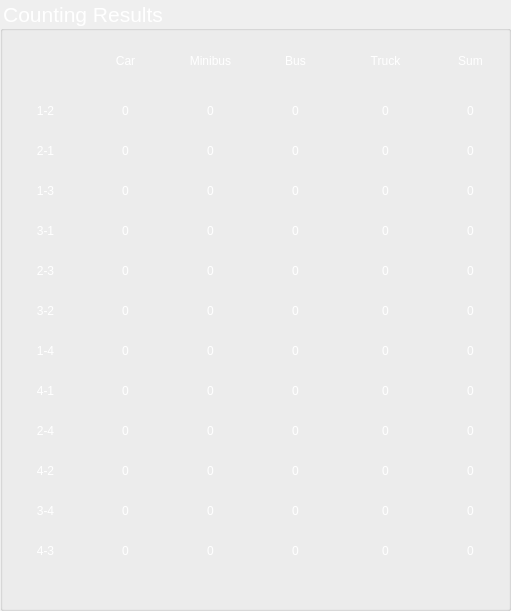
  <widget class="QGroupBox" name="count">
   <property name="geometry">
    <rect>
     <x>860</x>
     <y>10</y>
     <width>511</width>
     <height>611</height>
    </rect>
   </property>
   <property name="font">
    <font>
     <pointsize>16</pointsize>
    </font>
   </property>
   <property name="styleSheet">
    <string notr="true">color:white;
</string>
   </property>
   <property name="title">
    <string>Counting Results</string>
   </property>
   <widget class="QLabel" name="Car">
    <property name="geometry">
     <rect>
      <x>100</x>
      <y>50</y>
      <width>51</width>
      <height>21</height>
     </rect>
    </property>
    <property name="styleSheet">
     <string notr="true">background:None</string>
    </property>
    <property name="text">
     <string>Car</string>
    </property>
    <property name="alignment">
     <set>Qt::AlignCenter</set>
    </property>
   </widget>
   <widget class="QLabel" name="Bus">
    <property name="geometry">
     <rect>
      <x>270</x>
      <y>50</y>
      <width>51</width>
      <height>21</height>
     </rect>
    </property>
    <property name="styleSheet">
     <string notr="true">background:None</string>
    </property>
    <property name="text">
     <string>Bus</string>
    </property>
    <property name="alignment">
     <set>Qt::AlignCenter</set>
    </property>
   </widget>
   <widget class="QLabel" name="Truck">
    <property name="geometry">
     <rect>
      <x>360</x>
      <y>50</y>
      <width>51</width>
      <height>21</height>
     </rect>
    </property>
    <property name="styleSheet">
     <string notr="true">background:None</string>
    </property>
    <property name="text">
     <string>Truck</string>
    </property>
    <property name="alignment">
     <set>Qt::AlignCenter</set>
    </property>
   </widget>
   <widget class="QLabel" name="Minibus">
    <property name="geometry">
     <rect>
      <x>180</x>
      <y>50</y>
      <width>61</width>
      <height>21</height>
     </rect>
    </property>
    <property name="styleSheet">
     <string notr="true">background:None</string>
    </property>
    <property name="text">
     <string>Minibus</string>
    </property>
    <property name="alignment">
     <set>Qt::AlignCenter</set>
    </property>
   </widget>
   <widget class="QLabel" name="Sum">
    <property name="geometry">
     <rect>
      <x>440</x>
      <y>50</y>
      <width>61</width>
      <height>21</height>
     </rect>
    </property>
    <property name="styleSheet">
     <string notr="true">background:None</string>
    </property>
    <property name="text">
     <string>Sum</string>
    </property>
    <property name="alignment">
     <set>Qt::AlignCenter</set>
    </property>
   </widget>
   <widget class="QLabel" name="truck_1_2">
    <property name="geometry">
     <rect>
      <x>360</x>
      <y>100</y>
      <width>51</width>
      <height>21</height>
     </rect>
    </property>
    <property name="styleSheet">
     <string notr="true">background:None</string>
    </property>
    <property name="text">
     <string>0</string>
    </property>
    <property name="alignment">
     <set>Qt::AlignCenter</set>
    </property>
   </widget>
   <widget class="QLabel" name="minibus_1_2">
    <property name="geometry">
     <rect>
      <x>180</x>
      <y>100</y>
      <width>61</width>
      <height>21</height>
     </rect>
    </property>
    <property name="styleSheet">
     <string notr="true">background:None</string>
    </property>
    <property name="text">
     <string>0</string>
    </property>
    <property name="alignment">
     <set>Qt::AlignCenter</set>
    </property>
   </widget>
   <widget class="QLabel" name="bus_1_2">
    <property name="geometry">
     <rect>
      <x>270</x>
      <y>100</y>
      <width>51</width>
      <height>21</height>
     </rect>
    </property>
    <property name="styleSheet">
     <string notr="true">background:None</string>
    </property>
    <property name="text">
     <string>0</string>
    </property>
    <property name="alignment">
     <set>Qt::AlignCenter</set>
    </property>
   </widget>
   <widget class="QLabel" name="car_1_2">
    <property name="geometry">
     <rect>
      <x>100</x>
      <y>100</y>
      <width>51</width>
      <height>21</height>
     </rect>
    </property>
    <property name="styleSheet">
     <string notr="true">background:None</string>
    </property>
    <property name="text">
     <string>0</string>
    </property>
    <property name="alignment">
     <set>Qt::AlignCenter</set>
    </property>
   </widget>
   <widget class="QLabel" name="sum_1_2">
    <property name="geometry">
     <rect>
      <x>440</x>
      <y>100</y>
      <width>61</width>
      <height>21</height>
     </rect>
    </property>
    <property name="styleSheet">
     <string notr="true">background:None</string>
    </property>
    <property name="text">
     <string>0</string>
    </property>
    <property name="alignment">
     <set>Qt::AlignCenter</set>
    </property>
   </widget>
   <widget class="QLabel" name="car_2_1">
    <property name="geometry">
     <rect>
      <x>100</x>
      <y>140</y>
      <width>51</width>
      <height>21</height>
     </rect>
    </property>
    <property name="styleSheet">
     <string notr="true">background:None</string>
    </property>
    <property name="text">
     <string>0</string>
    </property>
    <property name="alignment">
     <set>Qt::AlignCenter</set>
    </property>
   </widget>
   <widget class="QLabel" name="minibus_2_1">
    <property name="geometry">
     <rect>
      <x>180</x>
      <y>140</y>
      <width>61</width>
      <height>21</height>
     </rect>
    </property>
    <property name="styleSheet">
     <string notr="true">background:None</string>
    </property>
    <property name="text">
     <string>0</string>
    </property>
    <property name="alignment">
     <set>Qt::AlignCenter</set>
    </property>
   </widget>
   <widget class="QLabel" name="sum_2_1">
    <property name="geometry">
     <rect>
      <x>440</x>
      <y>140</y>
      <width>61</width>
      <height>21</height>
     </rect>
    </property>
    <property name="styleSheet">
     <string notr="true">background:None</string>
    </property>
    <property name="text">
     <string>0</string>
    </property>
    <property name="alignment">
     <set>Qt::AlignCenter</set>
    </property>
   </widget>
   <widget class="QLabel" name="bus_2_1">
    <property name="geometry">
     <rect>
      <x>270</x>
      <y>140</y>
      <width>51</width>
      <height>21</height>
     </rect>
    </property>
    <property name="styleSheet">
     <string notr="true">background:None</string>
    </property>
    <property name="text">
     <string>0</string>
    </property>
    <property name="alignment">
     <set>Qt::AlignCenter</set>
    </property>
   </widget>
   <widget class="QLabel" name="truck_2_1">
    <property name="geometry">
     <rect>
      <x>360</x>
      <y>140</y>
      <width>51</width>
      <height>21</height>
     </rect>
    </property>
    <property name="styleSheet">
     <string notr="true">background:None</string>
    </property>
    <property name="text">
     <string>0</string>
    </property>
    <property name="alignment">
     <set>Qt::AlignCenter</set>
    </property>
   </widget>
   <widget class="QLabel" name="truck_1_3">
    <property name="geometry">
     <rect>
      <x>360</x>
      <y>180</y>
      <width>51</width>
      <height>21</height>
     </rect>
    </property>
    <property name="styleSheet">
     <string notr="true">background:None</string>
    </property>
    <property name="text">
     <string>0</string>
    </property>
    <property name="alignment">
     <set>Qt::AlignCenter</set>
    </property>
   </widget>
   <widget class="QLabel" name="minibus_1_3">
    <property name="geometry">
     <rect>
      <x>180</x>
      <y>180</y>
      <width>61</width>
      <height>21</height>
     </rect>
    </property>
    <property name="styleSheet">
     <string notr="true">background:None</string>
    </property>
    <property name="text">
     <string>0</string>
    </property>
    <property name="alignment">
     <set>Qt::AlignCenter</set>
    </property>
   </widget>
   <widget class="QLabel" name="bus_1_3">
    <property name="geometry">
     <rect>
      <x>270</x>
      <y>180</y>
      <width>51</width>
      <height>21</height>
     </rect>
    </property>
    <property name="styleSheet">
     <string notr="true">background:None</string>
    </property>
    <property name="text">
     <string>0</string>
    </property>
    <property name="alignment">
     <set>Qt::AlignCenter</set>
    </property>
   </widget>
   <widget class="QLabel" name="car_1_3">
    <property name="geometry">
     <rect>
      <x>100</x>
      <y>180</y>
      <width>51</width>
      <height>21</height>
     </rect>
    </property>
    <property name="styleSheet">
     <string notr="true">background:None</string>
    </property>
    <property name="text">
     <string>0</string>
    </property>
    <property name="alignment">
     <set>Qt::AlignCenter</set>
    </property>
   </widget>
   <widget class="QLabel" name="sum_1_3">
    <property name="geometry">
     <rect>
      <x>440</x>
      <y>180</y>
      <width>61</width>
      <height>21</height>
     </rect>
    </property>
    <property name="styleSheet">
     <string notr="true">background:None</string>
    </property>
    <property name="text">
     <string>0</string>
    </property>
    <property name="alignment">
     <set>Qt::AlignCenter</set>
    </property>
   </widget>
   <widget class="QLabel" name="truck_3_1">
    <property name="geometry">
     <rect>
      <x>360</x>
      <y>220</y>
      <width>51</width>
      <height>21</height>
     </rect>
    </property>
    <property name="styleSheet">
     <string notr="true">background:None</string>
    </property>
    <property name="text">
     <string>0</string>
    </property>
    <property name="alignment">
     <set>Qt::AlignCenter</set>
    </property>
   </widget>
   <widget class="QLabel" name="minibus_3_1">
    <property name="geometry">
     <rect>
      <x>180</x>
      <y>220</y>
      <width>61</width>
      <height>21</height>
     </rect>
    </property>
    <property name="styleSheet">
     <string notr="true">background:None</string>
    </property>
    <property name="text">
     <string>0</string>
    </property>
    <property name="alignment">
     <set>Qt::AlignCenter</set>
    </property>
   </widget>
   <widget class="QLabel" name="bus_3_1">
    <property name="geometry">
     <rect>
      <x>270</x>
      <y>220</y>
      <width>51</width>
      <height>21</height>
     </rect>
    </property>
    <property name="styleSheet">
     <string notr="true">background:None</string>
    </property>
    <property name="text">
     <string>0</string>
    </property>
    <property name="alignment">
     <set>Qt::AlignCenter</set>
    </property>
   </widget>
   <widget class="QLabel" name="car_3_1">
    <property name="geometry">
     <rect>
      <x>100</x>
      <y>220</y>
      <width>51</width>
      <height>21</height>
     </rect>
    </property>
    <property name="styleSheet">
     <string notr="true">background:None</string>
    </property>
    <property name="text">
     <string>0</string>
    </property>
    <property name="alignment">
     <set>Qt::AlignCenter</set>
    </property>
   </widget>
   <widget class="QLabel" name="sum_3_1">
    <property name="geometry">
     <rect>
      <x>440</x>
      <y>220</y>
      <width>61</width>
      <height>21</height>
     </rect>
    </property>
    <property name="styleSheet">
     <string notr="true">background:None</string>
    </property>
    <property name="text">
     <string>0</string>
    </property>
    <property name="alignment">
     <set>Qt::AlignCenter</set>
    </property>
   </widget>
   <widget class="QLabel" name="bus_1_4">
    <property name="geometry">
     <rect>
      <x>270</x>
      <y>340</y>
      <width>51</width>
      <height>21</height>
     </rect>
    </property>
    <property name="styleSheet">
     <string notr="true">background:None</string>
    </property>
    <property name="text">
     <string>0</string>
    </property>
    <property name="alignment">
     <set>Qt::AlignCenter</set>
    </property>
   </widget>
   <widget class="QLabel" name="car_1_4">
    <property name="geometry">
     <rect>
      <x>100</x>
      <y>340</y>
      <width>51</width>
      <height>21</height>
     </rect>
    </property>
    <property name="styleSheet">
     <string notr="true">background:None</string>
    </property>
    <property name="text">
     <string>0</string>
    </property>
    <property name="alignment">
     <set>Qt::AlignCenter</set>
    </property>
   </widget>
   <widget class="QLabel" name="minibus_1_4">
    <property name="geometry">
     <rect>
      <x>180</x>
      <y>340</y>
      <width>61</width>
      <height>21</height>
     </rect>
    </property>
    <property name="styleSheet">
     <string notr="true">background:None</string>
    </property>
    <property name="text">
     <string>0</string>
    </property>
    <property name="alignment">
     <set>Qt::AlignCenter</set>
    </property>
   </widget>
   <widget class="QLabel" name="sum_1_4">
    <property name="geometry">
     <rect>
      <x>440</x>
      <y>340</y>
      <width>61</width>
      <height>21</height>
     </rect>
    </property>
    <property name="styleSheet">
     <string notr="true">background:None</string>
    </property>
    <property name="text">
     <string>0</string>
    </property>
    <property name="alignment">
     <set>Qt::AlignCenter</set>
    </property>
   </widget>
   <widget class="QLabel" name="truck_1_4">
    <property name="geometry">
     <rect>
      <x>360</x>
      <y>340</y>
      <width>51</width>
      <height>21</height>
     </rect>
    </property>
    <property name="styleSheet">
     <string notr="true">background:None</string>
    </property>
    <property name="text">
     <string>0</string>
    </property>
    <property name="alignment">
     <set>Qt::AlignCenter</set>
    </property>
   </widget>
   <widget class="QLabel" name="car_4_1">
    <property name="geometry">
     <rect>
      <x>100</x>
      <y>380</y>
      <width>51</width>
      <height>21</height>
     </rect>
    </property>
    <property name="styleSheet">
     <string notr="true">background:None</string>
    </property>
    <property name="text">
     <string>0</string>
    </property>
    <property name="alignment">
     <set>Qt::AlignCenter</set>
    </property>
   </widget>
   <widget class="QLabel" name="bus_4_1">
    <property name="geometry">
     <rect>
      <x>270</x>
      <y>380</y>
      <width>51</width>
      <height>21</height>
     </rect>
    </property>
    <property name="styleSheet">
     <string notr="true">background:None</string>
    </property>
    <property name="text">
     <string>0</string>
    </property>
    <property name="alignment">
     <set>Qt::AlignCenter</set>
    </property>
   </widget>
   <widget class="QLabel" name="minibus_4_1">
    <property name="geometry">
     <rect>
      <x>180</x>
      <y>380</y>
      <width>61</width>
      <height>21</height>
     </rect>
    </property>
    <property name="styleSheet">
     <string notr="true">background:None</string>
    </property>
    <property name="text">
     <string>0</string>
    </property>
    <property name="alignment">
     <set>Qt::AlignCenter</set>
    </property>
   </widget>
   <widget class="QLabel" name="truck_4_1">
    <property name="geometry">
     <rect>
      <x>360</x>
      <y>380</y>
      <width>51</width>
      <height>21</height>
     </rect>
    </property>
    <property name="styleSheet">
     <string notr="true">background:None</string>
    </property>
    <property name="text">
     <string>0</string>
    </property>
    <property name="alignment">
     <set>Qt::AlignCenter</set>
    </property>
   </widget>
   <widget class="QLabel" name="sum_4_1">
    <property name="geometry">
     <rect>
      <x>440</x>
      <y>380</y>
      <width>61</width>
      <height>21</height>
     </rect>
    </property>
    <property name="styleSheet">
     <string notr="true">background:None</string>
    </property>
    <property name="text">
     <string>0</string>
    </property>
    <property name="alignment">
     <set>Qt::AlignCenter</set>
    </property>
   </widget>
   <widget class="QLabel" name="car_2_3">
    <property name="geometry">
     <rect>
      <x>100</x>
      <y>260</y>
      <width>51</width>
      <height>21</height>
     </rect>
    </property>
    <property name="styleSheet">
     <string notr="true">background:None</string>
    </property>
    <property name="text">
     <string>0</string>
    </property>
    <property name="alignment">
     <set>Qt::AlignCenter</set>
    </property>
   </widget>
   <widget class="QLabel" name="bus_2_3">
    <property name="geometry">
     <rect>
      <x>270</x>
      <y>260</y>
      <width>51</width>
      <height>21</height>
     </rect>
    </property>
    <property name="styleSheet">
     <string notr="true">background:None</string>
    </property>
    <property name="text">
     <string>0</string>
    </property>
    <property name="alignment">
     <set>Qt::AlignCenter</set>
    </property>
   </widget>
   <widget class="QLabel" name="minibus_2_3">
    <property name="geometry">
     <rect>
      <x>180</x>
      <y>260</y>
      <width>61</width>
      <height>21</height>
     </rect>
    </property>
    <property name="styleSheet">
     <string notr="true">background:None</string>
    </property>
    <property name="text">
     <string>0</string>
    </property>
    <property name="alignment">
     <set>Qt::AlignCenter</set>
    </property>
   </widget>
   <widget class="QLabel" name="truck_2_3">
    <property name="geometry">
     <rect>
      <x>360</x>
      <y>260</y>
      <width>51</width>
      <height>21</height>
     </rect>
    </property>
    <property name="styleSheet">
     <string notr="true">background:None</string>
    </property>
    <property name="text">
     <string>0</string>
    </property>
    <property name="alignment">
     <set>Qt::AlignCenter</set>
    </property>
   </widget>
   <widget class="QLabel" name="sum_2_3">
    <property name="geometry">
     <rect>
      <x>440</x>
      <y>260</y>
      <width>61</width>
      <height>21</height>
     </rect>
    </property>
    <property name="styleSheet">
     <string notr="true">background:None</string>
    </property>
    <property name="text">
     <string>0</string>
    </property>
    <property name="alignment">
     <set>Qt::AlignCenter</set>
    </property>
   </widget>
   <widget class="QLabel" name="minibus_3_2">
    <property name="geometry">
     <rect>
      <x>180</x>
      <y>300</y>
      <width>61</width>
      <height>21</height>
     </rect>
    </property>
    <property name="styleSheet">
     <string notr="true">background:None</string>
    </property>
    <property name="text">
     <string>0</string>
    </property>
    <property name="alignment">
     <set>Qt::AlignCenter</set>
    </property>
   </widget>
   <widget class="QLabel" name="sum_3_2">
    <property name="geometry">
     <rect>
      <x>440</x>
      <y>300</y>
      <width>61</width>
      <height>21</height>
     </rect>
    </property>
    <property name="styleSheet">
     <string notr="true">background:None</string>
    </property>
    <property name="text">
     <string>0</string>
    </property>
    <property name="alignment">
     <set>Qt::AlignCenter</set>
    </property>
   </widget>
   <widget class="QLabel" name="bus_3_2">
    <property name="geometry">
     <rect>
      <x>270</x>
      <y>300</y>
      <width>51</width>
      <height>21</height>
     </rect>
    </property>
    <property name="styleSheet">
     <string notr="true">background:None</string>
    </property>
    <property name="text">
     <string>0</string>
    </property>
    <property name="alignment">
     <set>Qt::AlignCenter</set>
    </property>
   </widget>
   <widget class="QLabel" name="truck_3_2">
    <property name="geometry">
     <rect>
      <x>360</x>
      <y>300</y>
      <width>51</width>
      <height>21</height>
     </rect>
    </property>
    <property name="styleSheet">
     <string notr="true">background:None</string>
    </property>
    <property name="text">
     <string>0</string>
    </property>
    <property name="alignment">
     <set>Qt::AlignCenter</set>
    </property>
   </widget>
   <widget class="QLabel" name="car_3_2">
    <property name="geometry">
     <rect>
      <x>100</x>
      <y>300</y>
      <width>51</width>
      <height>21</height>
     </rect>
    </property>
    <property name="styleSheet">
     <string notr="true">background:None</string>
    </property>
    <property name="text">
     <string>0</string>
    </property>
    <property name="alignment">
     <set>Qt::AlignCenter</set>
    </property>
   </widget>
   <widget class="QLabel" name="car_2_4">
    <property name="geometry">
     <rect>
      <x>100</x>
      <y>420</y>
      <width>51</width>
      <height>21</height>
     </rect>
    </property>
    <property name="styleSheet">
     <string notr="true">background:None</string>
    </property>
    <property name="text">
     <string>0</string>
    </property>
    <property name="alignment">
     <set>Qt::AlignCenter</set>
    </property>
   </widget>
   <widget class="QLabel" name="bus_2_4">
    <property name="geometry">
     <rect>
      <x>270</x>
      <y>420</y>
      <width>51</width>
      <height>21</height>
     </rect>
    </property>
    <property name="styleSheet">
     <string notr="true">background:None</string>
    </property>
    <property name="text">
     <string>0</string>
    </property>
    <property name="alignment">
     <set>Qt::AlignCenter</set>
    </property>
   </widget>
   <widget class="QLabel" name="minibus_2_4">
    <property name="geometry">
     <rect>
      <x>180</x>
      <y>420</y>
      <width>61</width>
      <height>21</height>
     </rect>
    </property>
    <property name="styleSheet">
     <string notr="true">background:None</string>
    </property>
    <property name="text">
     <string>0</string>
    </property>
    <property name="alignment">
     <set>Qt::AlignCenter</set>
    </property>
   </widget>
   <widget class="QLabel" name="truck_2_4">
    <property name="geometry">
     <rect>
      <x>360</x>
      <y>420</y>
      <width>51</width>
      <height>21</height>
     </rect>
    </property>
    <property name="styleSheet">
     <string notr="true">background:None</string>
    </property>
    <property name="text">
     <string>0</string>
    </property>
    <property name="alignment">
     <set>Qt::AlignCenter</set>
    </property>
   </widget>
   <widget class="QLabel" name="sum_2_4">
    <property name="geometry">
     <rect>
      <x>440</x>
      <y>420</y>
      <width>61</width>
      <height>21</height>
     </rect>
    </property>
    <property name="styleSheet">
     <string notr="true">background:None</string>
    </property>
    <property name="text">
     <string>0</string>
    </property>
    <property name="alignment">
     <set>Qt::AlignCenter</set>
    </property>
   </widget>
   <widget class="QLabel" name="car_4_2">
    <property name="geometry">
     <rect>
      <x>100</x>
      <y>460</y>
      <width>51</width>
      <height>21</height>
     </rect>
    </property>
    <property name="styleSheet">
     <string notr="true">background:None</string>
    </property>
    <property name="text">
     <string>0</string>
    </property>
    <property name="alignment">
     <set>Qt::AlignCenter</set>
    </property>
   </widget>
   <widget class="QLabel" name="truck_4_2">
    <property name="geometry">
     <rect>
      <x>360</x>
      <y>460</y>
      <width>51</width>
      <height>21</height>
     </rect>
    </property>
    <property name="styleSheet">
     <string notr="true">background:None</string>
    </property>
    <property name="text">
     <string>0</string>
    </property>
    <property name="alignment">
     <set>Qt::AlignCenter</set>
    </property>
   </widget>
   <widget class="QLabel" name="sum_4_2">
    <property name="geometry">
     <rect>
      <x>440</x>
      <y>460</y>
      <width>61</width>
      <height>21</height>
     </rect>
    </property>
    <property name="styleSheet">
     <string notr="true">background:None</string>
    </property>
    <property name="text">
     <string>0</string>
    </property>
    <property name="alignment">
     <set>Qt::AlignCenter</set>
    </property>
   </widget>
   <widget class="QLabel" name="bus_4_2">
    <property name="geometry">
     <rect>
      <x>270</x>
      <y>460</y>
      <width>51</width>
      <height>21</height>
     </rect>
    </property>
    <property name="styleSheet">
     <string notr="true">background:None</string>
    </property>
    <property name="text">
     <string>0</string>
    </property>
    <property name="alignment">
     <set>Qt::AlignCenter</set>
    </property>
   </widget>
   <widget class="QLabel" name="minibus_4_2">
    <property name="geometry">
     <rect>
      <x>180</x>
      <y>460</y>
      <width>61</width>
      <height>21</height>
     </rect>
    </property>
    <property name="styleSheet">
     <string notr="true">background:None</string>
    </property>
    <property name="text">
     <string>0</string>
    </property>
    <property name="alignment">
     <set>Qt::AlignCenter</set>
    </property>
   </widget>
   <widget class="QLabel" name="truck_3_4">
    <property name="geometry">
     <rect>
      <x>360</x>
      <y>500</y>
      <width>51</width>
      <height>21</height>
     </rect>
    </property>
    <property name="styleSheet">
     <string notr="true">background:None</string>
    </property>
    <property name="text">
     <string>0</string>
    </property>
    <property name="alignment">
     <set>Qt::AlignCenter</set>
    </property>
   </widget>
   <widget class="QLabel" name="bus_3_4">
    <property name="geometry">
     <rect>
      <x>270</x>
      <y>500</y>
      <width>51</width>
      <height>21</height>
     </rect>
    </property>
    <property name="styleSheet">
     <string notr="true">background:None</string>
    </property>
    <property name="text">
     <string>0</string>
    </property>
    <property name="alignment">
     <set>Qt::AlignCenter</set>
    </property>
   </widget>
   <widget class="QLabel" name="minibus_3_4">
    <property name="geometry">
     <rect>
      <x>180</x>
      <y>500</y>
      <width>61</width>
      <height>21</height>
     </rect>
    </property>
    <property name="styleSheet">
     <string notr="true">background:None</string>
    </property>
    <property name="text">
     <string>0</string>
    </property>
    <property name="alignment">
     <set>Qt::AlignCenter</set>
    </property>
   </widget>
   <widget class="QLabel" name="car_3_4">
    <property name="geometry">
     <rect>
      <x>100</x>
      <y>500</y>
      <width>51</width>
      <height>21</height>
     </rect>
    </property>
    <property name="styleSheet">
     <string notr="true">background:None</string>
    </property>
    <property name="text">
     <string>0</string>
    </property>
    <property name="alignment">
     <set>Qt::AlignCenter</set>
    </property>
   </widget>
   <widget class="QLabel" name="sum_3_4">
    <property name="geometry">
     <rect>
      <x>440</x>
      <y>500</y>
      <width>61</width>
      <height>21</height>
     </rect>
    </property>
    <property name="styleSheet">
     <string notr="true">background:None</string>
    </property>
    <property name="text">
     <string>0</string>
    </property>
    <property name="alignment">
     <set>Qt::AlignCenter</set>
    </property>
   </widget>
   <widget class="QLabel" name="car_4_3">
    <property name="geometry">
     <rect>
      <x>100</x>
      <y>540</y>
      <width>51</width>
      <height>21</height>
     </rect>
    </property>
    <property name="styleSheet">
     <string notr="true">background:None</string>
    </property>
    <property name="text">
     <string>0</string>
    </property>
    <property name="alignment">
     <set>Qt::AlignCenter</set>
    </property>
   </widget>
   <widget class="QLabel" name="truck_4_3">
    <property name="geometry">
     <rect>
      <x>360</x>
      <y>540</y>
      <width>51</width>
      <height>21</height>
     </rect>
    </property>
    <property name="styleSheet">
     <string notr="true">background:None</string>
    </property>
    <property name="text">
     <string>0</string>
    </property>
    <property name="alignment">
     <set>Qt::AlignCenter</set>
    </property>
   </widget>
   <widget class="QLabel" name="sum_4_3">
    <property name="geometry">
     <rect>
      <x>440</x>
      <y>540</y>
      <width>61</width>
      <height>21</height>
     </rect>
    </property>
    <property name="styleSheet">
     <string notr="true">background:None</string>
    </property>
    <property name="text">
     <string>0</string>
    </property>
    <property name="alignment">
     <set>Qt::AlignCenter</set>
    </property>
   </widget>
   <widget class="QLabel" name="bus_4_3">
    <property name="geometry">
     <rect>
      <x>270</x>
      <y>540</y>
      <width>51</width>
      <height>21</height>
     </rect>
    </property>
    <property name="styleSheet">
     <string notr="true">background:None</string>
    </property>
    <property name="text">
     <string>0</string>
    </property>
    <property name="alignment">
     <set>Qt::AlignCenter</set>
    </property>
   </widget>
   <widget class="QLabel" name="minibus_4_3">
    <property name="geometry">
     <rect>
      <x>180</x>
      <y>540</y>
      <width>61</width>
      <height>21</height>
     </rect>
    </property>
    <property name="styleSheet">
     <string notr="true">background:None</string>
    </property>
    <property name="text">
     <string>0</string>
    </property>
    <property name="alignment">
     <set>Qt::AlignCenter</set>
    </property>
   </widget>
   <widget class="QLabel" name="dir_3_2">
    <property name="geometry">
     <rect>
      <x>20</x>
      <y>300</y>
      <width>51</width>
      <height>21</height>
     </rect>
    </property>
    <property name="styleSheet">
     <string notr="true">background:None</string>
    </property>
    <property name="text">
     <string>3-2</string>
    </property>
    <property name="alignment">
     <set>Qt::AlignCenter</set>
    </property>
   </widget>
   <widget class="QLabel" name="dir_2_4">
    <property name="geometry">
     <rect>
      <x>20</x>
      <y>420</y>
      <width>51</width>
      <height>21</height>
     </rect>
    </property>
    <property name="styleSheet">
     <string notr="true">background:None</string>
    </property>
    <property name="text">
     <string>2-4</string>
    </property>
    <property name="alignment">
     <set>Qt::AlignCenter</set>
    </property>
   </widget>
   <widget class="QLabel" name="dir_3_4">
    <property name="geometry">
     <rect>
      <x>20</x>
      <y>500</y>
      <width>51</width>
      <height>21</height>
     </rect>
    </property>
    <property name="styleSheet">
     <string notr="true">background:None</string>
    </property>
    <property name="text">
     <string>3-4</string>
    </property>
    <property name="alignment">
     <set>Qt::AlignCenter</set>
    </property>
   </widget>
   <widget class="QLabel" name="dir_4_1">
    <property name="geometry">
     <rect>
      <x>20</x>
      <y>380</y>
      <width>51</width>
      <height>21</height>
     </rect>
    </property>
    <property name="styleSheet">
     <string notr="true">background:None</string>
    </property>
    <property name="text">
     <string>4-1</string>
    </property>
    <property name="alignment">
     <set>Qt::AlignCenter</set>
    </property>
   </widget>
   <widget class="QLabel" name="dir_3_1">
    <property name="geometry">
     <rect>
      <x>20</x>
      <y>220</y>
      <width>51</width>
      <height>21</height>
     </rect>
    </property>
    <property name="styleSheet">
     <string notr="true">background:None</string>
    </property>
    <property name="text">
     <string>3-1</string>
    </property>
    <property name="alignment">
     <set>Qt::AlignCenter</set>
    </property>
   </widget>
   <widget class="QLabel" name="dir_4_3">
    <property name="geometry">
     <rect>
      <x>20</x>
      <y>540</y>
      <width>51</width>
      <height>21</height>
     </rect>
    </property>
    <property name="styleSheet">
     <string notr="true">background:None</string>
    </property>
    <property name="text">
     <string>4-3</string>
    </property>
    <property name="alignment">
     <set>Qt::AlignCenter</set>
    </property>
   </widget>
   <widget class="QLabel" name="dir_2_1">
    <property name="geometry">
     <rect>
      <x>20</x>
      <y>140</y>
      <width>51</width>
      <height>21</height>
     </rect>
    </property>
    <property name="styleSheet">
     <string notr="true">background:None</string>
    </property>
    <property name="text">
     <string>2-1</string>
    </property>
    <property name="alignment">
     <set>Qt::AlignCenter</set>
    </property>
   </widget>
   <widget class="QLabel" name="dir_4_2">
    <property name="geometry">
     <rect>
      <x>20</x>
      <y>460</y>
      <width>51</width>
      <height>21</height>
     </rect>
    </property>
    <property name="styleSheet">
     <string notr="true">background:None</string>
    </property>
    <property name="text">
     <string>4-2</string>
    </property>
    <property name="alignment">
     <set>Qt::AlignCenter</set>
    </property>
   </widget>
   <widget class="QLabel" name="dir_1_4">
    <property name="geometry">
     <rect>
      <x>20</x>
      <y>340</y>
      <width>51</width>
      <height>21</height>
     </rect>
    </property>
    <property name="styleSheet">
     <string notr="true">background:None</string>
    </property>
    <property name="text">
     <string>1-4</string>
    </property>
    <property name="alignment">
     <set>Qt::AlignCenter</set>
    </property>
   </widget>
   <widget class="QLabel" name="dir_2_3">
    <property name="geometry">
     <rect>
      <x>20</x>
      <y>260</y>
      <width>51</width>
      <height>21</height>
     </rect>
    </property>
    <property name="styleSheet">
     <string notr="true">background:None</string>
    </property>
    <property name="text">
     <string>2-3</string>
    </property>
    <property name="alignment">
     <set>Qt::AlignCenter</set>
    </property>
   </widget>
   <widget class="QLabel" name="dir_1_3">
    <property name="geometry">
     <rect>
      <x>20</x>
      <y>180</y>
      <width>51</width>
      <height>21</height>
     </rect>
    </property>
    <property name="styleSheet">
     <string notr="true">background:None</string>
    </property>
    <property name="text">
     <string>1-3</string>
    </property>
    <property name="alignment">
     <set>Qt::AlignCenter</set>
    </property>
   </widget>
   <widget class="QLabel" name="dir_1_2">
    <property name="geometry">
     <rect>
      <x>20</x>
      <y>100</y>
      <width>51</width>
      <height>21</height>
     </rect>
    </property>
    <property name="styleSheet">
     <string notr="true">background:None</string>
    </property>
    <property name="text">
     <string>1-2</string>
    </property>
    <property name="alignment">
     <set>Qt::AlignCenter</set>
    </property>
   </widget>
  </widget>
